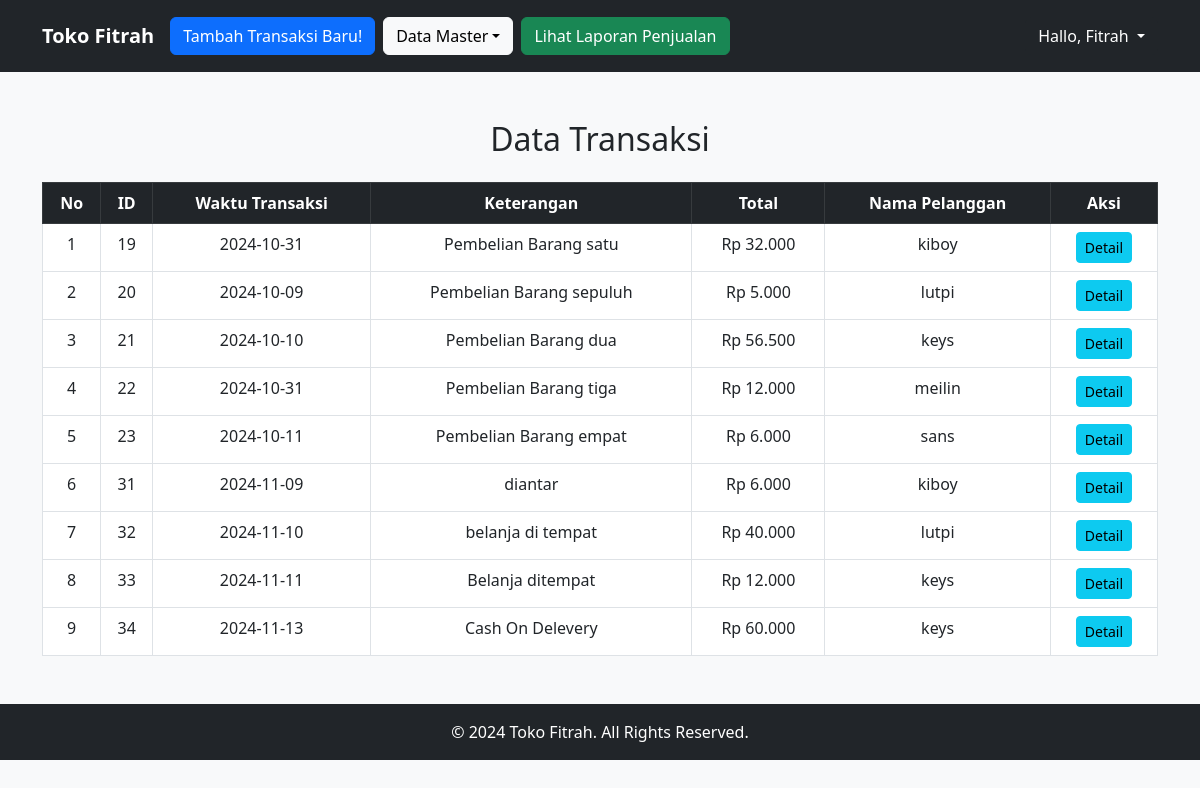
The page /index.php (signed in) on the database as committed earlier.
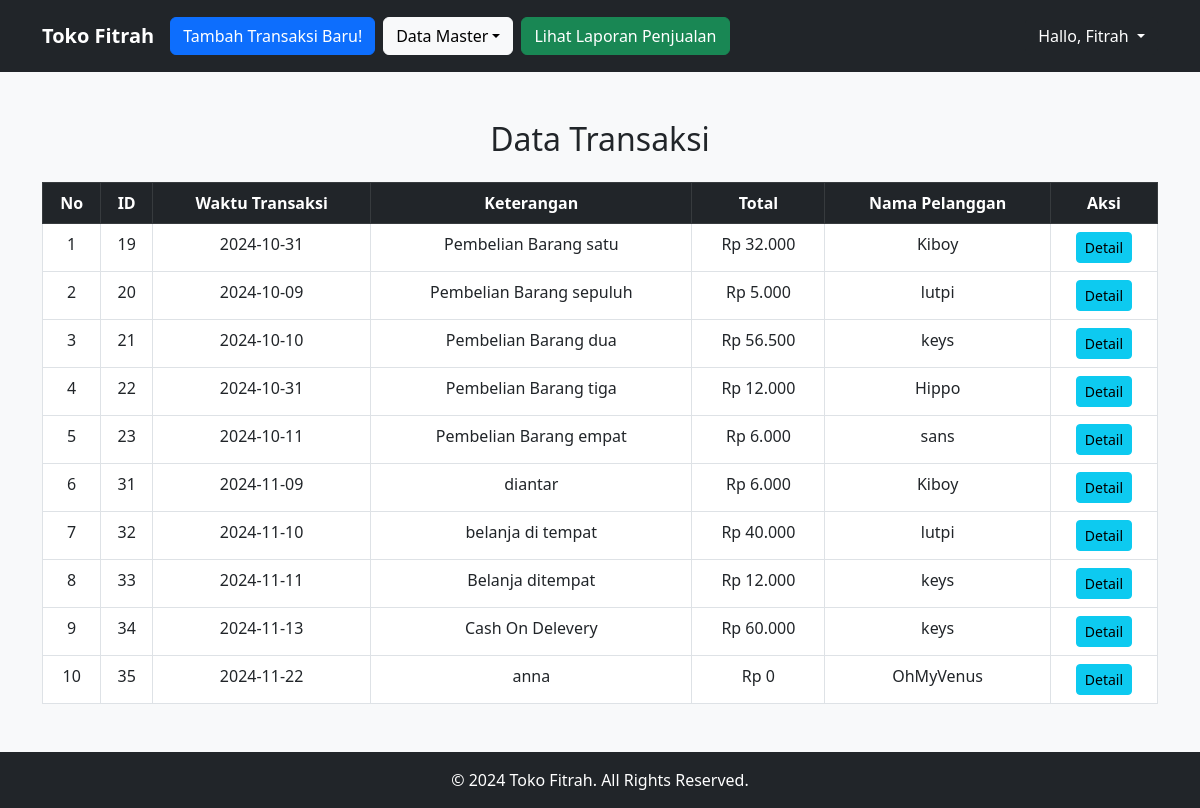
The same page on the database as committed later.
### tables this page shows
CREATE TABLE `transaksi` (
  `id` int NOT NULL,
  `waktu_transaksi` date NOT NULL,
  `keterangan` text NOT NULL,
  `total` int NOT NULL,
  `pelanggan_id` int NOT NULL
);

CREATE TABLE `pelanggan` (
  `id` int NOT NULL,
  `nama` varchar(100) NOT NULL,
  `jenis_kelamin` enum('L','P') NOT NULL,
  `telp` varchar(12) NOT NULL,
  `alamat` text NOT NULL
);

### index.php (the view, shortened to what this page needs)
<?php
include "function.php";
$level = $_SESSION["user"]["level"];
$transaksi = "SELECT
        transaksi.id,
        transaksi.waktu_transaksi,
        transaksi.keterangan,
        transaksi.total,
        pelanggan.nama AS nama_pelanggan
    FROM
        transaksi
    JOIN
        pelanggan ON transaksi.pelanggan_id = pelanggan.id";
$resultTransaksi = mysqli_query($conn, $transaksi);
$i = 1;
?>
<!DOCTYPE html>
<html lang="en">
    <head>
        <link href="https://cdn.jsdelivr.net/npm/bootstrap@5.3.0-alpha1/dist/css/bootstrap.min.css" rel="stylesheet">
    </head>
    <body class="bg-light">
        <nav class="navbar navbar-expand-lg navbar-dark bg-dark">
            <div class="container py-2">
                <a class="navbar-brand fw-bold" href="#">Toko Fitrah</a>
                <div class="collapse navbar-collapse" id="navbar">
                    <ul class="navbar-nav me-auto">
                        <li class="nav-item">
                            <a href="transaksi/tambah_transaksi.php" class="btn btn-primary me-2">Tambah Transaksi Baru!</a>
                        </li>
                        <?php if($level == 1): ?>
                            <li class="nav-item dropdown">
                                <button class="btn btn-light dropdown-toggle" data-bs-toggle="dropdown" aria-expanded="false">Data Master</button>
                            </li>
                        <?php endif; ?>
                        <li class="nav-item">
                            <a href="transaksi/report_transaksi.php" class="btn btn-success ms-2">Lihat Laporan Penjualan</a>
                        </li>
                    </ul>
                    <ul class="navbar-nav ms-auto">
                        <li class="nav-item dropdown">
                            <button class="btn btn-dark dropdown-toggle" data-bs-toggle="dropdown" aria-expanded="false">
                                Hallo, <?= $_SESSION['user']['nama'] ?>
                            </button>
                        </li>
                    </ul>
                </div>
            </div>
        </nav>
        <div class="container mt-5">
            <h2 class="text-center mb-4">Data Transaksi</h2>
            <table class="table table-bordered table-hover">
                <thead class="table-dark text-center">
                    <tr>
                        <th>No</th>
                        <th>ID</th>
                        <th>Waktu Transaksi</th>
                        <th>Keterangan</th>
                        <th>Total</th>
                        <th>Nama Pelanggan</th>
                        <th>Aksi</th>
                    </tr>
                </thead>
                <tbody>
                    <?php while($row = mysqli_fetch_assoc($resultTransaksi)) : ?>
                        <tr class="text-center">
                            <td><?php echo $i ?></td>
                            <td><?php echo $row["id"] ?></td>
                            <td><?php echo $row["waktu_transaksi"] ?></td>
                            <td><?php echo $row["keterangan"] ?></td>
                            <td>Rp <?php echo number_format($row["total"], 0, ',', '.') ?></td>
                            <td><?php echo $row["nama_pelanggan"] ?></td>
                            <td>
                                <a href="transaksi/detail_transaksi.php?id=<?php echo $row["id"] ?>" class="btn btn-info btn-sm">Detail</a>
                            </td>
                        </tr>
                    <?php $i += 1; endwhile; ?>
                </tbody>
            </table>
        </div>
        <footer class="bg-dark text-white text-center py-3 mt-5">
            <p class="mb-0">&copy; 2024 Toko Fitrah. All Rights Reserved.</p>
        </footer>
    </body>
</html>

Rows that differ between the two databases and show on the page:
changed through a linked row, transaksi "Pembelian Barang satu": pelanggan.nama "kiboy" → "Kiboy"
changed through a linked row, transaksi "Pembelian Barang tiga": pelanggan.nama "meilin" → "Hippo"
changed through a linked row, transaksi "diantar": pelanggan.nama "kiboy" → "Kiboy"
added transaksi: id "35", waktu_transaksi "2024-11-22", keterangan "anna", total "0", pelanggan.nama "OhMyVenus"
